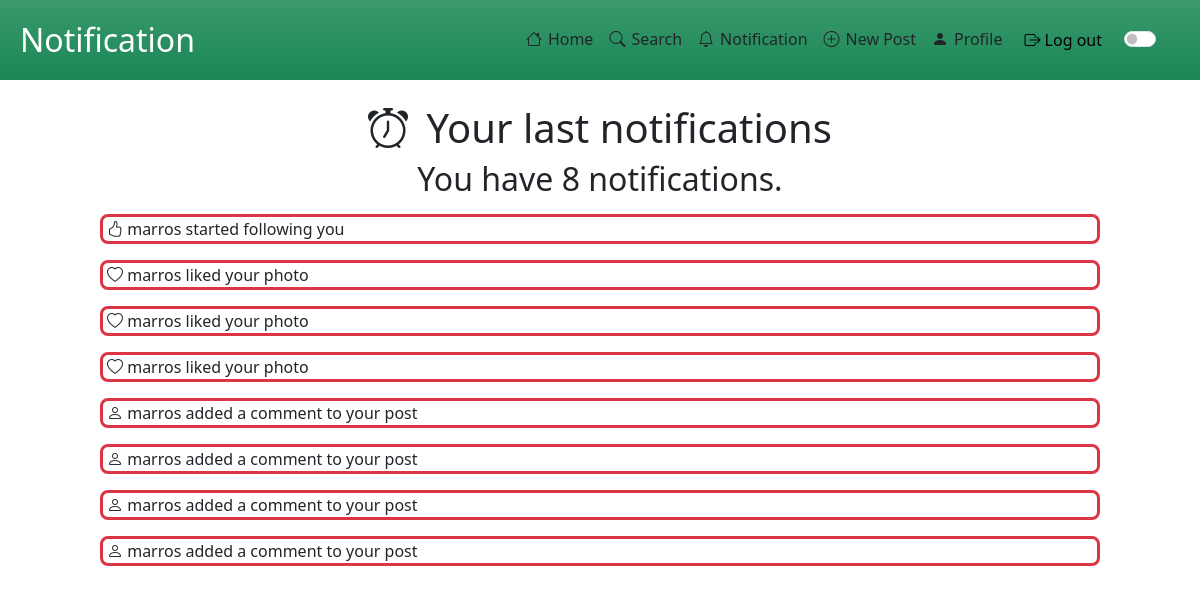
The app's page /website/notification/notification.php (signed in) with its own data.
### tables this page shows
CREATE TABLE `notification` (
  `IdNotification` int(11) NOT NULL,
  `Type` varchar(50) NOT NULL,
  `Description` tinytext NOT NULL,
  `IsRead` tinyint(1) NOT NULL,
  `IdUser` int(11) NOT NULL,
  `IdTarget` int(11) NOT NULL
);

### website/includes/database.php (called while the page is built, shortened)
<?php
class DataBaseHelper
{
    private $db;
    public function __construct($hostname, $username, $password, $dbname, $port)
    {
        $this->db = new mysqli($hostname, $username, $password, $dbname, $port);
    }
    public function execQuery($query, $retType = MYSQLI_BOTH)
    {
        $stmt = $this->db->prepare($query);
        $stmt->execute();
        $res = $stmt->get_result();
        return $res == FALSE ? "" : $res->fetch_all($retType);
    }
};
$dbh = new DataBaseHelper("localhost", "root", "", "noteforall", 3307);

### website/notification/notification.php (the view, shortened to what this page needs)
<!DOCTYPE html>
<html lang="en">
<head>
	<link href="https://cdn.jsdelivr.net/npm/bootstrap@5.3.2/dist/css/bootstrap.min.css" rel="stylesheet">
	<link rel="stylesheet" href="https://cdn.jsdelivr.net/npm/bootstrap-icons@1.11.2/font/bootstrap-icons.min.css">
</head>
<body>
	<?php
	function printTitle2($text)
	{
	?>
		<div class="container h2 col-10 justify-content-center text-center">
			<?php echo ($text); ?>
		</div>
	<?php
	}
	function chooseIconClass($type)
	{
		switch ($type) {
			case NotificationType::LIKE->value:
				return "bi bi-heart";
				break;
			case NotificationType::FOLLOWER->value:
				return "bi bi-hand-thumbs-up";
				break;
			case NotificationType::COMMENT->value:
				return "bi bi-person";
				break;
		}
	}
	function printTextInRectangle($val)
	{
		$text = $val["Description"];
		$iconClass = chooseIconClass($val["Type"]);
		$isRead = $val["IsRead"];
	?>
		<div class="row-2">
			<div class="container col-10 m-auto my-3 border border-3 rounded-3 border-<?php echo($isRead ? "dark" : "danger"); ?> p-auto ps-1">
				<span>
					<i class="<?php echo ($iconClass); ?>" style="font-size: 1rem;"></i>
				</span>
				<?php echo ($text); ?>
			</div>
		</div>
	<?php
	}
	require_once("../includes/database.php");
	$userId = $_SESSION["userId"];
	?>
	<div class="row m-auto mb-4">
		<?php
		include_once("../includes/navbar.php");
		?>
	</div>
	<main>
		<div class="row">
			<div class="container-fluid">
				<div class="text-center">
					<h1>
						<span>
							<i class="bi bi-alarm pe-2"></i>
							Your last notifications
						</span>
					</h1>
				</div>
				<?php
				$query = "SELECT *
                        FROM notification as n
                        WHERE n.IdUser = $userId
						ORDER BY IdNotification DESC";
				$notif = $dbh->execQuery($query, MYSQLI_ASSOC);
				if (empty($notif)) {
					printTitle2("You have 0 notification.");
				} else {
					printTitle2("You have " . sizeof($notif) . " notification" . (sizeof($notif) > 1 ? "s." : "."));
					foreach ($notif as $x) :
						printTextInRectangle($x);
					endforeach;
				}
				?>
			</div>
		</div>
	</main>
</body>
</html>

### records on screen
notification: Description "marros started following you"
notification: Description "marros liked your photo"
notification: Description "marros liked your photo"
notification: Description "marros liked your photo"
notification: Description "marros added a comment to your post"
notification: Description "marros added a comment to your post"
notification: Description "marros added a comment to your post"
notification: Description "marros added a comment to your post"

### other values on screen
$pageName "Notification"
$text "You have 8 notifications."
